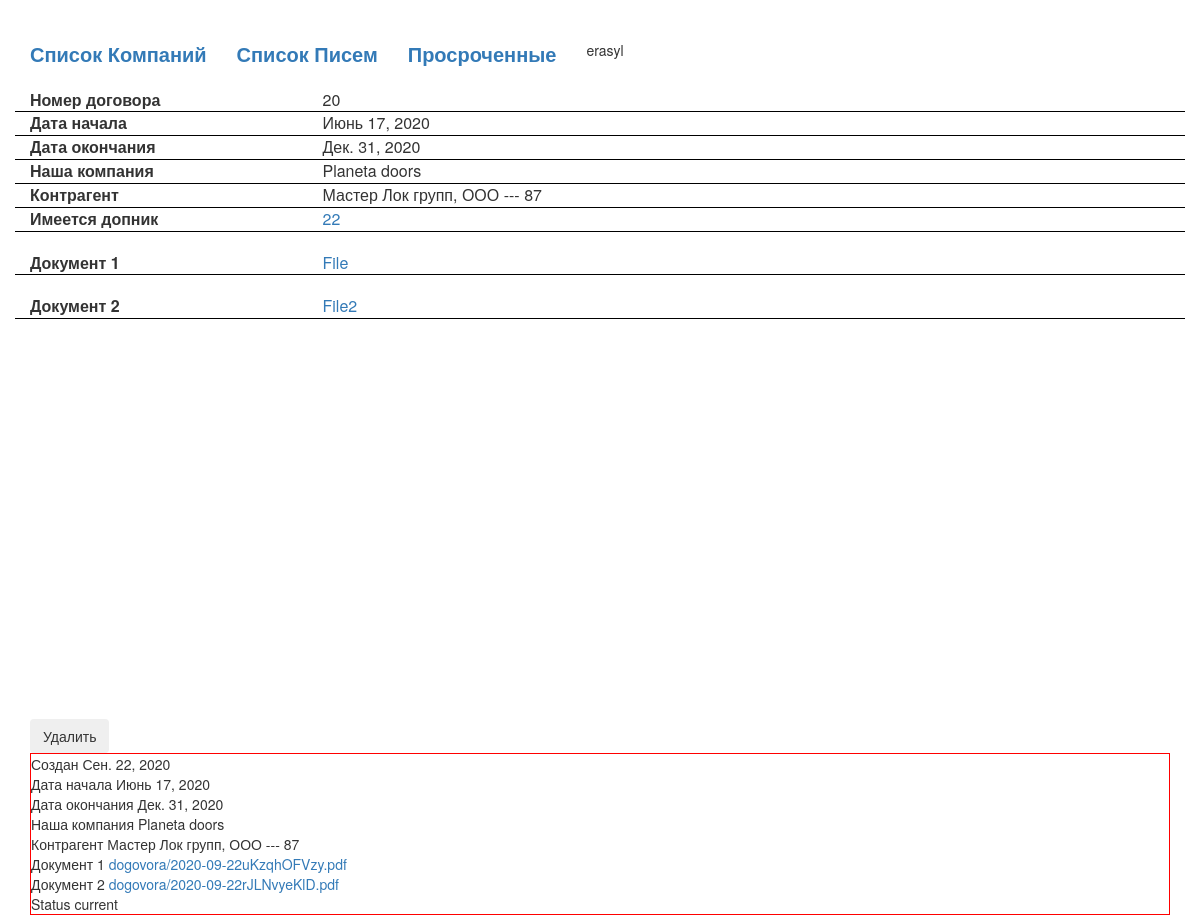
Before: /dogovor_detail/4/86/60 (signed in) with the older database file.
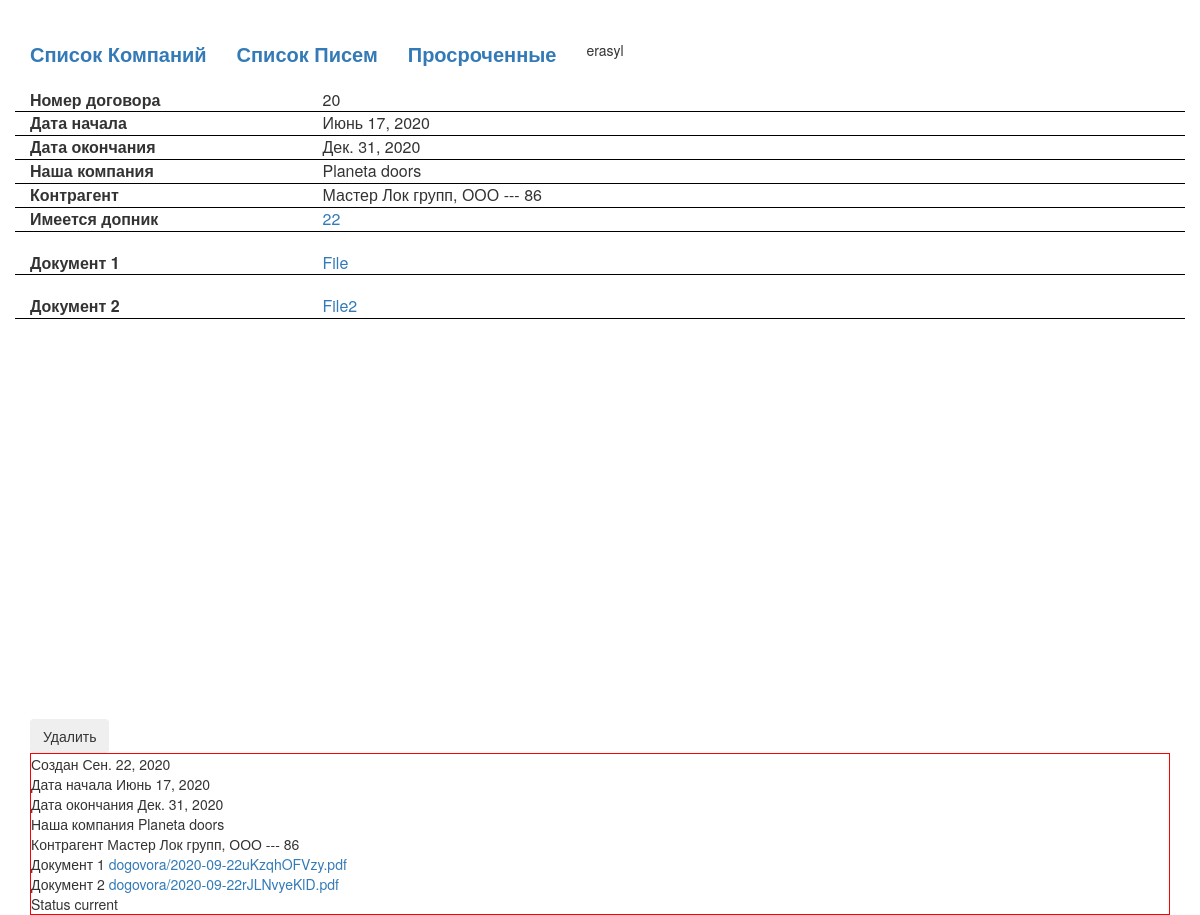
After: the same page with the newer database file.
### blog/models.py (models this page shows, shortened)
class Dogovor(models.Model):
    created_at = models.DateField(auto_now_add=True, null=True,)
    init = models.ForeignKey(Worker, on_delete=models.CASCADE, verbose_name='Инициатор', default='')
    own_company = models.ForeignKey(OwnCompany, on_delete=models.CASCADE, null=True, verbose_name='Сторона 1')
    signer_one = models.CharField('Подписант 1', max_length=1, choices=signer_choice, default='1')
    side_two = models.ForeignKey(Entity, on_delete=models.CASCADE, null=True, verbose_name='Сторона 2', related_name='Side 2+')
    signer_two = models.CharField('Подписант 2', max_length=1, choices=signer_choice, default='1')
    side_three = models.ForeignKey(Entity, on_delete=models.CASCADE, null=True, blank=True, verbose_name='Сторона 3', related_name='Side 3+')
    signer_three = models.CharField('Подписант 3', max_length=1, choices=signer_choice, blank=True, default='1')
    number = models.CharField('Номер Договора', max_length=100, blank=True, default='')
    originity = models.CharField('Имеется Оригинал', max_length=1, choices=resident_choice, default='1')
    renew = models.CharField('Авто Продление', max_length=1, choices=resident_choice, default='1')
    date_start = models.DateField('Дата Договора', null=True)
    date_end = models.DateField('Окончание Договора', null=True)
    upload_file = models.FileField(null=True, blank=True, upload_to=file_path)
    subs = models.ForeignKey(Sub, on_delete=models.CASCADE, null=True, blank= True, verbose_name='Допника')
    status = models.CharField('Статус', max_length=20, default='current', editable=False)
    upload_file2 = models.FileField(null=True, blank=True, upload_to=file_path)
    upload_file3 = models.FileField(null=True, blank=True, upload_to=file_path)
    upload_file4 = models.FileField(null=True, blank=True, upload_to=file_path)
    upload_file5 = models.FileField(null=True, blank=True, upload_to=file_path)

class Entity(models.Model):
    name = models.CharField('Название Юр. Лица', max_length=200)
    side_one = models.CharField('Резидент РК', max_length=1, choices=resident_choice, default='1')
    ebin = models.CharField('БИН РК', max_length=12, blank=True)
    etype = models.CharField('Тип организаций', max_length=1, choices=entity_type)
    ebin2 = models.CharField('Иностранный Номер', max_length=200, blank=True)
    class Meta:
        ordering = ["name"]
        unique_together = ('ebin', 'ebin2',)
    def __str__(self):
        return self.name +', ' + self.get_etype_display()+ " ---     " + str(self.id)

class OwnCompany(models.Model):
    name = models.CharField('Название Юр.  Лица', max_length=200)
    ebin = models.CharField('БИН РК', max_length=14, blank=True)
    adress = models.CharField('Адрес', max_length=200, blank=True)
    def __str__(self):
        return self.name

class Sub(models.Model):
    created_at = models.DateField(auto_now_add=True, null=True,)
    number = models.IntegerField('Номер Допника')
    date_start = models.DateField('Дата Допника', null=True)
    date_end = models.DateField('Окончание Допника', null=True)
    upload_file1 = models.FileField(null=True, blank=True, upload_to=file_path)
    upload_file2 = models.FileField(null=True, blank=True, upload_to=file_path)
    upload_file3 = models.FileField(null=True, blank=True, upload_to=file_path)

### blog/views.py (the view)
# urls.py: path('dogovor_detail/<int:pk>/<int:pk_alt>/<int:pk_altos>', views.dogovor_detail, name='dogovor_detail'),
def dogovor_detail(request, pk, pk_alt, pk_altos):
    dogovor = Dogovor.objects.get(id=pk_altos)
    company = OwnCompany.objects.get(id=pk)
    side_two = Entity.objects.get(id = pk_alt)
    context = {
        'dogovor': dogovor,
        'company': company,
        'side_two': side_two,
    }
    return render(request, 'blog/dogovor_detail.html', context)

### blog/templates/blog/dogovor_detail.html (shortened to what this page needs)
{% extends 'blog/base.html' %}
{% block content %}
    <div class="dogovor_detail">
        {% if dogovor %}
            {% if dogovor.status == "current" %}
                <div class="row">
                    <div class="col-md-3">
                        Номер договора
                    </div>
                    <div class="col-md-7">
                        {{ dogovor.number }}
                    </div>
                </div>
                <div class="row">
                    <div class="col-md-3">
                        Дата начала  <br>
                    </div>
                    <div class="col-md-7">
                        {{ dogovor.date_start }}
                    </div>
                </div>
                <div class="row">
                    <div class="col-md-3">
                        Дата окончания<br>
                    </div>
                    <div class="col-md-7">
                        {{ dogovor.date_end }}
                    </div>
                </div>
                <div class="row">
                    <div class="col-md-3">
                        Наша компания
                    </div>
                    <div class="col-md-7">
                        {{ dogovor.own_company }}
                    </div>
                </div>
                <div class="row">
                    <div class="col-md-3">
                        Контрагент
                    </div>
                    <div class="col-md-7">
                        {{ dogovor.side_two }}
                    </div>
                </div>
                {% if dogovor.subs %}
                    <div class="row">
                        <div class="col-md-3">
                            Имеется допник
                        </div>
                        <div class="col-md-7">
                            <a href="{% url 'sub_detail' pk=dogovor.subs.id %}">{{ dogovor.subs.id }}</a>
                        </div>
                    </div>
                    <br>
                {% endif %}
                {% if dogovor.upload_file %}
                    <div class="row">
                        <div class="col-md-3">
                            Документ 1
                        </div>
                        <div class="col-md-7">
                            <a href="{{ dogovor.upload_file.url }}">File</a>
                        </div>
                    </div>
                    <br>
                {% endif %}
                {% if dogovor.upload_file2 %}
                    <div class="row">
                        <div class="col-md-3">
                            Документ 2
                        </div>
                        <div class="col-md-7">
                            <a href="{{ dogovor.upload_file2.url }}">File2</a>
                        </div>
                    </div>
                {% endif %}
                <button class="btn" id="delete">Удалить</button>
            {% elif dogovor.status == "trash" %}
                Удалено
            {% endif %}
        {% endif %}
        {% if user.is_superuser %}
            <div class="super_only">
                Создан {{ dogovor.created_at }} <br>
                Дата начала {{ dogovor.date_start }} <br>
                Дата окончания {{ dogovor.date_end }} <br>
                Наша компания {{ dogovor.own_company }} <br>
                Контрагент {{ dogovor.side_two }} <br>
                {% if dogovor.upload_file %}
                    Документ 1 <a href="{{ dogovor.upload_file.url }}">{{ dogovor.upload_file }}</a> <br>
                {% endif %}
                {% if dogovor.upload_file2 %}
                    Документ 2 <a href="{{ dogovor.upload_file2.url }}">{{ dogovor.upload_file2 }}</a> <br>
                {% endif %}
                Status  {{ dogovor.status }}
            </div>
        {% endif %}
    </div>
{% endblock %}

Changed rows visible on the page:
changed Dogovor "current": side_two "Мастер Лок групп, ООО --- 87" → "Мастер Лок групп, ООО --- 86"
